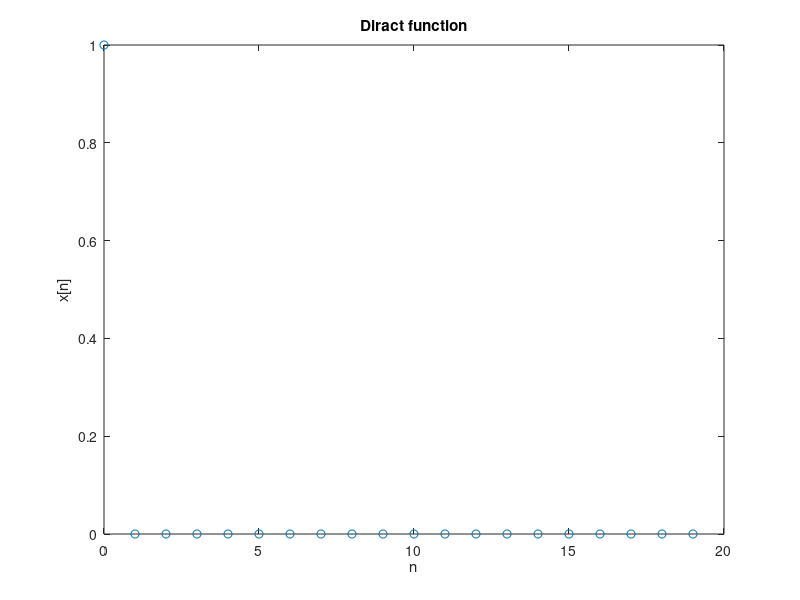

Write the MATLAB code that produced this figure.
function x = diract(n , N)


if nargin < 2
   N = 20;
end

if nargin < 1
   n = 0;
end


if n > N - 1
    disp('error, n should be inferior or equal to N - 1');

elseif n < 0
    disp('error, n should be superior or equal to 0');
    
else
    
    
    array = zeros(N,1);
  
    array(n+1) = 1; % matlab index begin to 0
    x = array;
    
    axis = zeros(N,1);
    for i = 1:N
        axis(i) = i - 1;
    end
    
   
    plot(axis,array, 'o');
   
     xlabel('n');
     ylabel('x[n]');
    
     title('Diract function');
    
end
   

  
end
